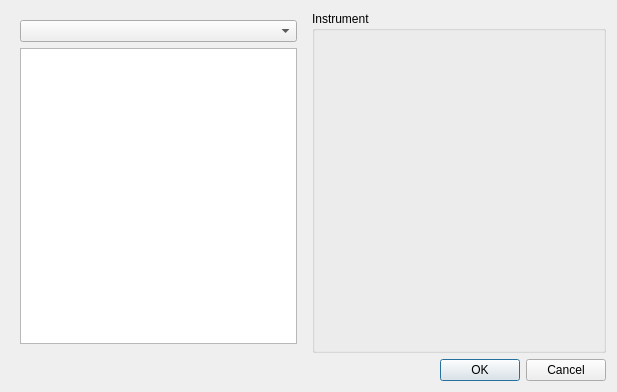
<?xml version="1.0" encoding="UTF-8"?>
<ui version="4.0">
 <class>InstrumentSelectionDialog</class>
 <widget class="QDialog" name="InstrumentSelectionDialog">
  <property name="geometry">
   <rect>
    <x>0</x>
    <y>0</y>
    <width>617</width>
    <height>392</height>
   </rect>
  </property>
  <property name="windowTitle">
   <string>Select intrument</string>
  </property>
  <property name="modal">
   <bool>true</bool>
  </property>
  <layout class="QVBoxLayout" name="verticalLayout">
   <item>
    <layout class="QHBoxLayout" name="horizontalLayout">
     <item>
      <widget class="QWidget" name="widget" native="true">
       <property name="sizePolicy">
        <sizepolicy hsizetype="Expanding" vsizetype="Preferred">
         <horstretch>0</horstretch>
         <verstretch>0</verstretch>
        </sizepolicy>
       </property>
       <layout class="QVBoxLayout" name="verticalLayout_2">
        <item>
         <widget class="QComboBox" name="cmbBank"/>
        </item>
        <item>
         <widget class="QListWidget" name="lstInstruments"/>
        </item>
       </layout>
      </widget>
     </item>
     <item>
      <widget class="QGroupBox" name="grbInstrument">
       <property name="sizePolicy">
        <sizepolicy hsizetype="Expanding" vsizetype="Expanding">
         <horstretch>0</horstretch>
         <verstretch>0</verstretch>
        </sizepolicy>
       </property>
       <property name="title">
        <string>Instrument</string>
       </property>
      </widget>
     </item>
    </layout>
   </item>
   <item>
    <widget class="QDialogButtonBox" name="buttonBox">
     <property name="orientation">
      <enum>Qt::Horizontal</enum>
     </property>
     <property name="standardButtons">
      <set>QDialogButtonBox::Cancel|QDialogButtonBox::Ok</set>
     </property>
    </widget>
   </item>
  </layout>
 </widget>
 <resources/>
 <connections>
  <connection>
   <sender>buttonBox</sender>
   <signal>accepted()</signal>
   <receiver>InstrumentSelectionDialog</receiver>
   <slot>accept()</slot>
   <hints>
    <hint type="sourcelabel">
     <x>248</x>
     <y>254</y>
    </hint>
    <hint type="destinationlabel">
     <x>157</x>
     <y>274</y>
    </hint>
   </hints>
  </connection>
  <connection>
   <sender>buttonBox</sender>
   <signal>rejected()</signal>
   <receiver>InstrumentSelectionDialog</receiver>
   <slot>reject()</slot>
   <hints>
    <hint type="sourcelabel">
     <x>316</x>
     <y>260</y>
    </hint>
    <hint type="destinationlabel">
     <x>286</x>
     <y>274</y>
    </hint>
   </hints>
  </connection>
 </connections>
</ui>
